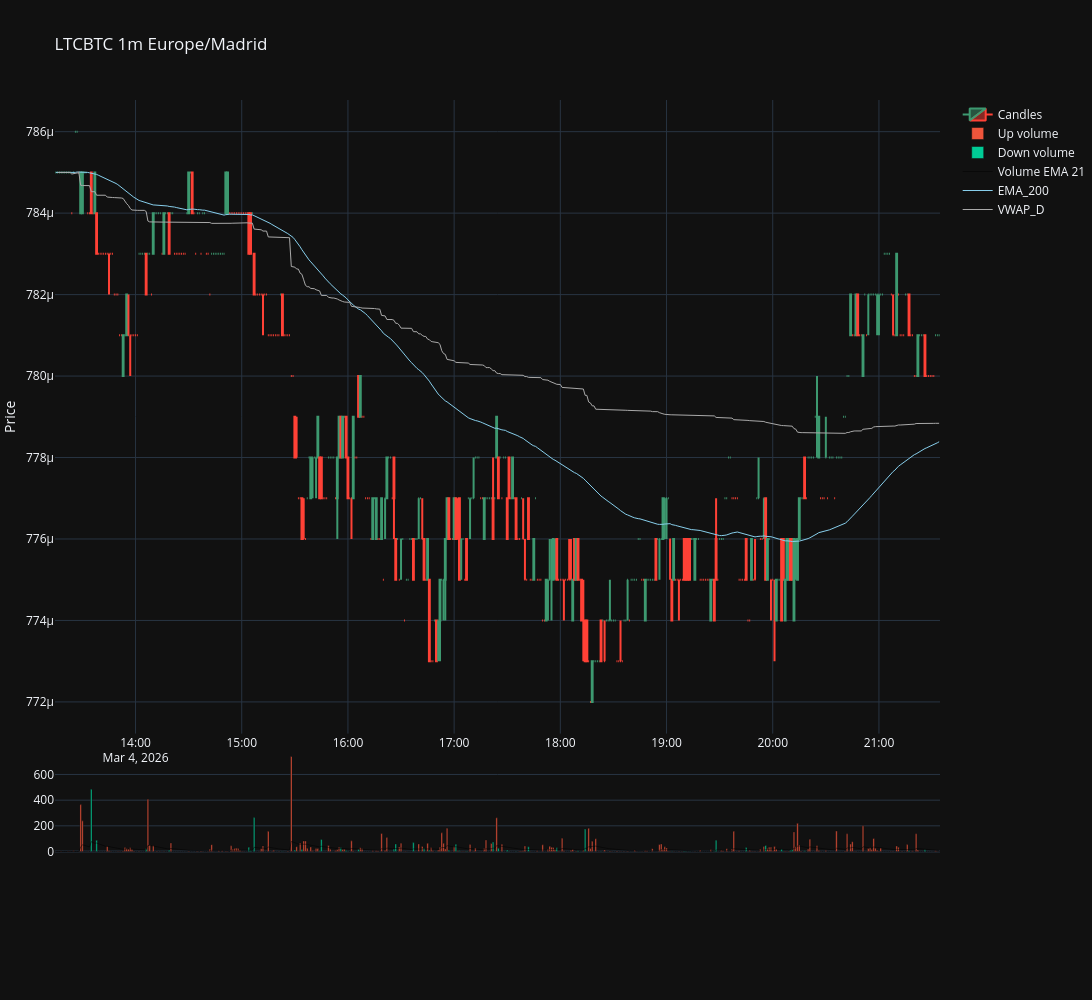

Notebook cell for this chart:
### Code cell
sym.plot()

### Figure 1 — Plotly figure (JSON) as saved in the notebook; plotly's stock layout.template omitted (floating-point values rounded to 4 significant figures; data arrays with more than 128 entries replaced by an {"elided": "..."} marker saying what was removed)
{"data": [{"close": {"elided": "500 float values"}, "high": {"elided": "500 float values"}, "low": {"elided": "500 float values"}, "name": "Candles", "open": {"elided": "500 float values"}, "x": {"elided": "500 str values"}, "type": "candlestick", "xaxis": "x", "yaxis": "y"}, {"name": "Up volume", "x": {"elided": "442 str values"}, "y": {"elided": "442 float values"}, "type": "bar", "xaxis": "x2", "yaxis": "y2"}, {"name": "Down volume", "x": ["2026-03-04T13:35:00+01:00", "2026-03-04T13:38:00+01:00", "2026-03-04T14:06:00+01:00", "2026-03-04T14:19:00+01:00", "2026-03-04T14:32:00+01:00", "2026-03-04T15:04:00+01:00", "2026-03-04T15:05:00+01:00", "2026-03-04T15:07:00+01:00", "2026-03-04T15:23:00+01:00", "2026-03-04T15:30:00+01:00", "2026-03-04T15:34:00+01:00", "2026-03-04T15:44:00+01:00", "2026-03-04T15:45:00+01:00", "2026-03-04T15:56:00+01:00", "2026-03-04T15:59:00+01:00", "2026-03-04T16:00:00+01:00", "2026-03-04T16:06:00+01:00", "2026-03-04T16:26:00+01:00", "2026-03-04T16:27:00+01:00", "2026-03-04T16:37:00+01:00", "2026-03-04T16:43:00+01:00", "2026-03-04T16:46:00+01:00", "2026-03-04T16:50:00+01:00", "2026-03-04T16:57:00+01:00", "2026-03-04T17:01:00+01:00", "2026-03-04T17:03:00+01:00", "2026-03-04T17:07:00+01:00", "2026-03-04T17:22:00+01:00", "2026-03-04T17:25:00+01:00", "2026-03-04T17:30:00+01:00", "2026-03-04T17:31:00+01:00", "2026-03-04T17:35:00+01:00", "2026-03-04T17:42:00+01:00", "2026-03-04T17:58:00+01:00", "2026-03-04T18:08:00+01:00", "2026-03-04T18:10:00+01:00", "2026-03-04T18:12:00+01:00", "2026-03-04T18:14:00+01:00", "2026-03-04T18:15:00+01:00", "2026-03-04T18:23:00+01:00", "2026-03-04T18:54:00+01:00", "2026-03-04T19:03:00+01:00", "2026-03-04T19:10:00+01:00", "2026-03-04T19:11:00+01:00", "2026-03-04T19:12:00+01:00", "2026-03-04T19:13:00+01:00", "2026-03-04T19:27:00+01:00", "2026-03-04T19:28:00+01:00", "2026-03-04T19:45:00+01:00", "2026-03-04T19:56:00+01:00", "2026-03-04T20:05:00+01:00", "2026-03-04T20:06:00+01:00", "2026-03-04T20:10:00+01:00", "2026-03-04T20:11:00+01:00", "2026-03-04T20:18:00+01:00", "2026-03-04T20:48:00+01:00", "2026-03-04T21:17:00+01:00", "2026-03-04T21:26:00+01:00"], "y": [485.3, 87.33, 22.43, 10.08, 0.554, 33.12, 7.89, 264.5, 2.717, 11.7, 16.38, 6.653, 94.2, 29.19, 7.772, 1.742, 16.98, 20.29, 59.23, 69.34, 22.79, 9.582, 2.912, 10.23, 57.42, 5.249, 3.315, 73.73, 24.96, 11.01, 1.99, 1.357, 36.55, 28.84, 0.437, 6.575, 2.167, 174.4, 2.479, 1.39, 0.653, 2.258, 3.995, 1.59, 1.103, 2.231, 5.984, 88.53, 31.87, 47.45, 20.54, 3.711, 9.569, 15.65, 6.013, 0.512, 6.472, 13.2], "type": "bar", "xaxis": "x2", "yaxis": "y2"}, {"line": {"color": "black", "width": 0.5}, "name": "Volume EMA 21", "x": {"elided": "500 str values"}, "y": {"elided": "500 float values"}, "type": "scatter", "xaxis": "x2", "yaxis": "y2"}, {"line": {"color": "skyblue", "width": 1}, "mode": "lines", "name": "EMA_200", "showlegend": true, "x": {"elided": "500 str values"}, "y": {"elided": "500 float values"}, "yaxis": "y", "type": "scatter", "xaxis": "x"}, {"line": {"color": "darkgrey", "width": 1}, "mode": "lines", "name": "VWAP_D", "showlegend": true, "x": {"elided": "500 str values"}, "y": {"elided": "500 float values"}, "yaxis": "y", "type": "scatter", "xaxis": "x"}], "layout": {"xaxis": {"anchor": "y", "domain": [0, 1], "matches": "x3", "showticklabels": true, "rangeslider": {"visible": false}}, "yaxis": {"anchor": "x", "domain": [0.28, 1], "title": {"text": "Price"}, "autorange": true, "fixedrange": false}, "xaxis2": {"anchor": "y2", "domain": [0, 1], "matches": "x3", "showticklabels": false}, "yaxis2": {"anchor": "x2", "domain": [0.14, 0.26], "autorange": true, "fixedrange": false}, "xaxis3": {"anchor": "y3", "domain": [0, 1]}, "yaxis3": {"anchor": "x3", "domain": [0, 0.12], "autorange": true, "fixedrange": false}, "margin": {"l": 1, "r": 1, "b": 20, "t": 100}, "yaxis4": {"autorange": true, "fixedrange": false}, "yaxis5": {"autorange": true, "fixedrange": false}, "yaxis6": {"autorange": true, "fixedrange": false}, "title": {"text": "LTCBTC 1m Europe/Madrid"}, "autosize": false, "width": 1800, "height": 1000}}
